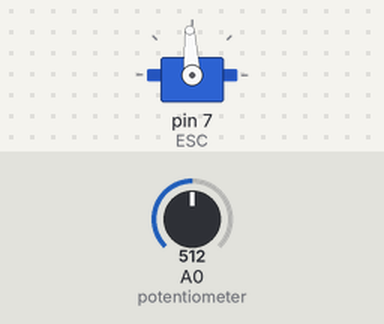
The sketch below on a simulated Arduino Uno, built with avr-gcc and run on an emulated ATmega328P. On the bench: servo. Inputs (shaded band) come from the test bench; at power-on: A0 (potentiometer) = 512.

Above: at 1.2 s.
1.3 s: A0 (potentiometer) set to 716
At 2.5 s:
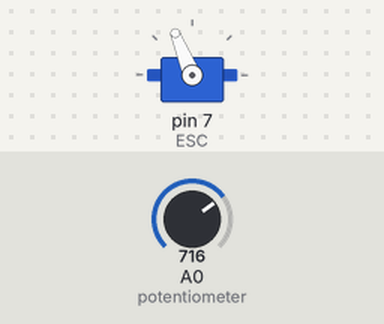
2.8 s: A0 (potentiometer) set to 900
At 3.8 s:
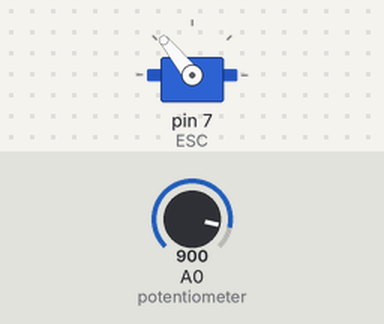
4.3 s: A0 (potentiometer) set to 1023
At 4.9 s:
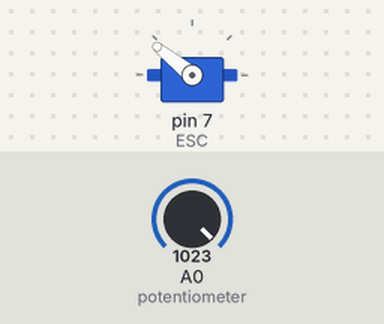
5.8 s: A0 (potentiometer) set to 306
At 6.1 s:
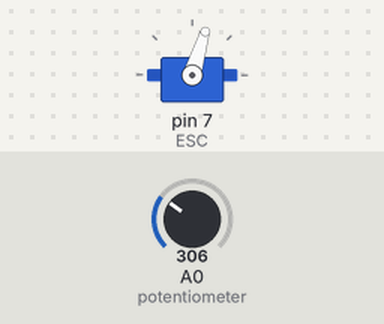
7.3 s: A0 (potentiometer) set to 122
At 8.4 s:
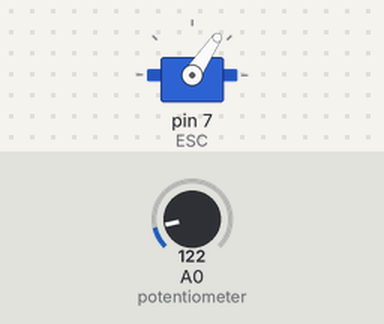
8.8 s: A0 (potentiometer) set to 511
At 9.6 s:
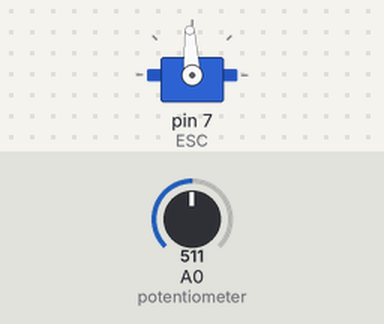
Timing chart, 0 to 11.3 s (numbered marks = the images above; inputs shaded):
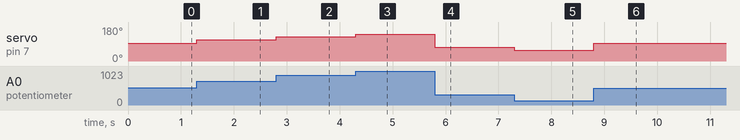

Measured:
- after the input at 1.3 s, servo on pin 7 (ESC): 93° → 112° at once
- after the input at 2.8 s, servo on pin 7 (ESC): 112° → 129° at once
- after the input at 4.3 s, servo on pin 7 (ESC): 129° → 141° at once
- after the input at 5.8 s, servo on pin 7 (ESC): 141° → 73° at once
- after the input at 7.3 s, servo on pin 7 (ESC): 73° → 56° at once
- after the input at 8.8 s, servo on pin 7 (ESC): 56° → 93° at once

The sketch:

ESC_fan.ino
```cpp
#include <Servo.h>

Servo ESC;     // create servo object to control the ESC

int potValue;  // value from the analog pin

void setup() {
  // Attach the ESC on pin 7
  // Serial.begin(9600);
  ESC.attach(7); // (pin, min pulse width, max pulse width in microseconds)
  ESC.writeMicroseconds(1000);
}

void loop() {
  potValue = analogRead(A0);   // reads the value of the potentiometer (value between 0 and 1023)
  potValue = map(potValue, 0, 1023, 1000,2000);
  ESC.writeMicroseconds(potValue);    // Send the signal to the ESC
  // Serial.println(potValue);
}
```
